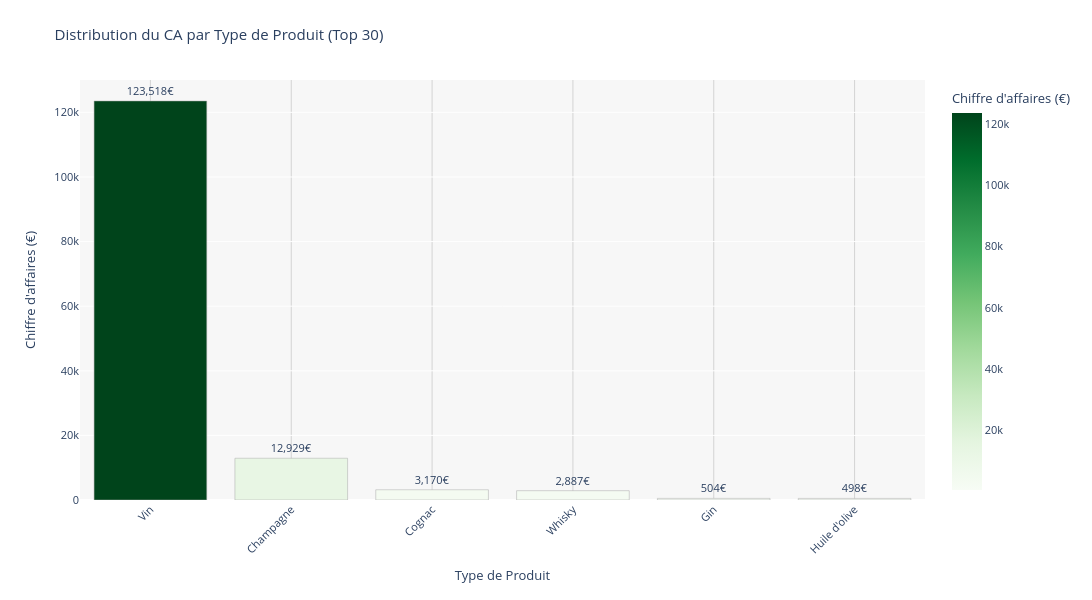

Here is the notebook cell this chart was saved with:
### Code cell
#####################################
# Histogramme: CA par product_type #
#####################################
 
# 1. Vérifier si product_type existe
if 'product_type' in df_final.columns:
    # 2. Grouper par product_type et calculer le CA total
    ca_by_web = df_final.groupby('product_type')['ca_par_article'].sum().reset_index()
    ca_by_web = ca_by_web.sort_values('ca_par_article', ascending=False).head(30)
    
    # 3. Créer l'histogramme
    fig_ca_web = px.bar(
        ca_by_web,
        x='product_type',
        y='ca_par_article',
        title='Distribution du CA par Type de Produit (Top 30)',
        labels={'product_type': 'Type de Produit', 'ca_par_article': 'Chiffre d\'affaires (€)'},
        color='ca_par_article',
        color_continuous_scale='Greens',
        text='ca_par_article'
    )
    
    # 4. Améliorer la présentation
    fig_ca_web.update_traces(
        textposition='outside',
        texttemplate='%{text:,.0f}€',
        marker=dict(line=dict(width=0.5, color='darkgray'))
    )
    
    fig_ca_web.update_layout(
        height=600,
        width=1400,
        showlegend=False,
        hovermode='x unified',
        xaxis_title="Type de Produit",
        yaxis_title="Chiffre d'affaires (€)",
        font=dict(size=11),
        margin=dict(l=80, r=150, t=80, b=100),
        plot_bgcolor='rgba(240,240,240,0.5)',
        paper_bgcolor='white',
        xaxis=dict(tickangle=-45)
    )
    
    fig_ca_web.update_xaxes(showgrid=True, gridwidth=1, gridcolor='lightgray')
    
    fig_ca_web.show()
    
    # 5. Export PNG
    fig_ca_web.write_image("../images/histogramme_ca_by_product_type.png")
    print("✓ Visualisation exportée: ../images/histogramme_ca_by_product_id_web.png")
else:
    print("⚠️ Colonne 'product_type' non disponible")

### Figure 1 — Plotly figure (JSON) as saved in the notebook; plotly's stock layout.template omitted (floating-point values rounded to 4 significant figures)
{"data": [{"hovertemplate": "Type de Produit=%{x}<br>Chiffre d'affaires (€)=%{marker.color}<extra></extra>", "legendgroup": "", "marker": {"color": [123500.0, 12930.0, 3170.0, 2887.0, 504.0, 497.7], "coloraxis": "coloraxis", "line": {"color": "darkgray", "width": 0.5}, "pattern": {"shape": ""}}, "name": "", "orientation": "v", "showlegend": false, "text": [123500.0, 12930.0, 3170.0, 2887.0, 504.0, 497.7], "textposition": "outside", "texttemplate": "%{text:,.0f}€", "type": "bar", "x": ["Vin", "Champagne", "Cognac", "Whisky", "Gin", "Huile d'olive"], "xaxis": "x", "y": [123500.0, 12930.0, 3170.0, 2887.0, 504.0, 497.7], "yaxis": "y"}], "layout": {"barmode": "relative", "coloraxis": {"colorbar": {"title": {"text": "Chiffre d'affaires (€)"}}, "colorscale": [[0, "rgb(247,252,245)"], [0.125, "rgb(229,245,224)"], [0.25, "rgb(199,233,192)"], [0.375, "rgb(161,217,155)"], [0.5, "rgb(116,196,118)"], [0.625, "rgb(65,171,93)"], [0.75, "rgb(35,139,69)"], [0.875, "rgb(0,109,44)"], [1, "rgb(0,68,27)"]]}, "font": {"size": 11}, "height": 600, "hovermode": "x unified", "legend": {"tracegroupgap": 0}, "margin": {"b": 100, "l": 80, "r": 150, "t": 80}, "paper_bgcolor": "white", "plot_bgcolor": "rgba(240,240,240,0.5)", "showlegend": false, "title": {"text": "Distribution du CA par Type de Produit (Top 30)"}, "width": 1400, "xaxis": {"anchor": "y", "domain": [0, 1], "gridcolor": "lightgray", "gridwidth": 1, "showgrid": true, "tickangle": -45, "title": {"text": "Type de Produit"}}, "yaxis": {"anchor": "x", "domain": [0, 1], "title": {"text": "Chiffre d'affaires (€)"}}}}
